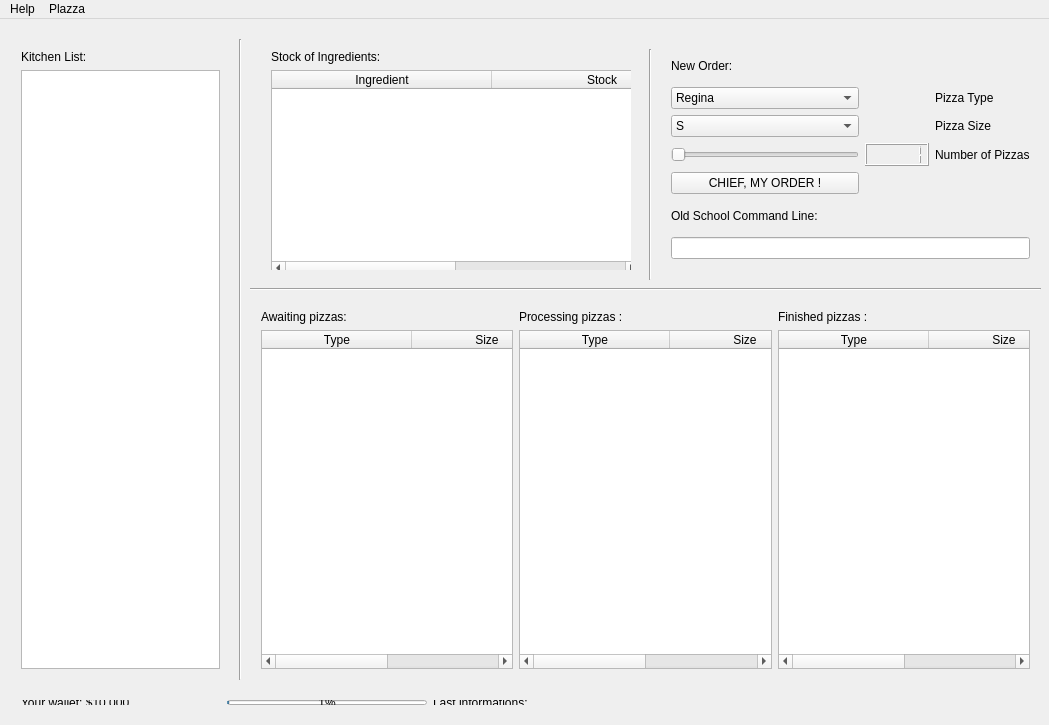
<?xml version="1.0" encoding="UTF-8"?>
<ui version="4.0">
 <class>MainWindow</class>
 <widget class="QMainWindow" name="MainWindow">
  <property name="geometry">
   <rect>
    <x>0</x>
    <y>0</y>
    <width>1049</width>
    <height>725</height>
   </rect>
  </property>
  <property name="windowTitle">
   <string>Plazza</string>
  </property>
  <widget class="QWidget" name="centralWidget">
   <widget class="Line" name="line">
    <property name="geometry">
     <rect>
      <x>230</x>
      <y>20</y>
      <width>20</width>
      <height>641</height>
     </rect>
    </property>
    <property name="orientation">
     <enum>Qt::Vertical</enum>
    </property>
   </widget>
   <widget class="Line" name="line2">
    <property name="geometry">
     <rect>
      <x>250</x>
      <y>260</y>
      <width>791</width>
      <height>21</height>
     </rect>
    </property>
    <property name="orientation">
     <enum>Qt::Horizontal</enum>
    </property>
   </widget>
   <widget class="Line" name="line3">
    <property name="geometry">
     <rect>
      <x>640</x>
      <y>30</y>
      <width>20</width>
      <height>231</height>
     </rect>
    </property>
    <property name="orientation">
     <enum>Qt::Vertical</enum>
    </property>
   </widget>
   <widget class="QWidget" name="gridLayoutWidget">
    <property name="geometry">
     <rect>
      <x>660</x>
      <y>20</y>
      <width>381</width>
      <height>231</height>
     </rect>
    </property>
    <layout class="QGridLayout" name="newOrderLayout">
     <item row="2" column="0">
      <widget class="QComboBox" name="boxPizzaType">
       <item>
        <property name="text">
         <string>Regina</string>
        </property>
       </item>
       <item>
        <property name="text">
         <string>Margarita</string>
        </property>
       </item>
       <item>
        <property name="text">
         <string>Americana</string>
        </property>
       </item>
       <item>
        <property name="text">
         <string>Fantasia</string>
        </property>
       </item>
      </widget>
     </item>
     <item row="3" column="0">
      <widget class="QComboBox" name="boxPizzaSize">
       <item>
        <property name="text">
         <string>S</string>
        </property>
       </item>
       <item>
        <property name="text">
         <string>M</string>
        </property>
       </item>
       <item>
        <property name="text">
         <string>L</string>
        </property>
       </item>
       <item>
        <property name="text">
         <string>XL</string>
        </property>
       </item>
       <item>
        <property name="text">
         <string>XXL</string>
        </property>
       </item>
      </widget>
     </item>
     <item row="4" column="1">
      <widget class="QLCDNumber" name="pizzaNumber">
       <property name="smallDecimalPoint">
        <bool>false</bool>
       </property>
       <property name="intValue" stdset="0">
        <number>1</number>
       </property>
      </widget>
     </item>
     <item row="4" column="2">
      <widget class="QLabel" name="numberOfPizzas">
       <property name="text">
        <string>Number of Pizzas</string>
       </property>
      </widget>
     </item>
     <item row="3" column="2">
      <widget class="QLabel" name="pizzaSize">
       <property name="text">
        <string>Pizza Size</string>
       </property>
      </widget>
     </item>
     <item row="2" column="2">
      <widget class="QLabel" name="pizzaType">
       <property name="text">
        <string>Pizza Type</string>
       </property>
      </widget>
     </item>
     <item row="4" column="0">
      <widget class="QSlider" name="sliderPizzaNumber">
       <property name="minimum">
        <number>1</number>
       </property>
       <property name="orientation">
        <enum>Qt::Horizontal</enum>
       </property>
      </widget>
     </item>
     <item row="7" column="0">
      <widget class="QLabel" name="oldSchool">
       <property name="text">
        <string>Old School Command Line:</string>
       </property>
      </widget>
     </item>
     <item row="6" column="0">
      <widget class="QPushButton" name="buttonOrder">
       <property name="text">
        <string>CHIEF, MY ORDER !</string>
       </property>
      </widget>
     </item>
     <item row="1" column="0">
      <widget class="QLabel" name="newOrder">
       <property name="text">
        <string>New Order:</string>
       </property>
      </widget>
     </item>
     <item row="8" column="0" colspan="3">
      <widget class="QLineEdit" name="linePizzaOrder"/>
     </item>
    </layout>
   </widget>
   <widget class="QWidget" name="gridLayoutWidget_2">
    <property name="geometry">
     <rect>
      <x>260</x>
      <y>20</y>
      <width>371</width>
      <height>231</height>
     </rect>
    </property>
    <layout class="QGridLayout" name="stockLayout">
     <item row="0" column="0">
      <widget class="QLabel" name="stockOfIngredients">
       <property name="text">
        <string>Stock of Ingredients: </string>
       </property>
      </widget>
     </item>
     <item row="1" column="0">
      <widget class="QTableWidget" name="tableStock">
       <property name="enabled">
        <bool>true</bool>
       </property>
       <property name="minimumSize">
        <size>
         <width>369</width>
         <height>206</height>
        </size>
       </property>
       <property name="editTriggers">
        <set>QAbstractItemView::NoEditTriggers</set>
       </property>
       <attribute name="horizontalHeaderDefaultSectionSize">
        <number>220</number>
       </attribute>
       <attribute name="horizontalHeaderMinimumSectionSize">
        <number>100</number>
       </attribute>
       <attribute name="horizontalHeaderStretchLastSection">
        <bool>true</bool>
       </attribute>
       <column>
        <property name="text">
         <string>Ingredient</string>
        </property>
       </column>
       <column>
        <property name="text">
         <string>Stock</string>
        </property>
       </column>
      </widget>
     </item>
    </layout>
   </widget>
   <widget class="QWidget" name="gridLayoutWidget_3">
    <property name="geometry">
     <rect>
      <x>250</x>
      <y>280</y>
      <width>791</width>
      <height>381</height>
     </rect>
    </property>
    <layout class="QGridLayout" name="ordersLayout">
     <item row="0" column="0">
      <widget class="QLabel" name="awaitingPizzas">
       <property name="text">
        <string>Awaiting pizzas:</string>
       </property>
      </widget>
     </item>
     <item row="0" column="2">
      <widget class="QLabel" name="finishedPizzas">
       <property name="text">
        <string>Finished pizzas :</string>
       </property>
      </widget>
     </item>
     <item row="0" column="1">
      <widget class="QLabel" name="processingPizzas">
       <property name="text">
        <string>Processing pizzas :</string>
       </property>
      </widget>
     </item>
     <item row="3" column="0">
      <widget class="QTableWidget" name="tableWaiting">
       <property name="enabled">
        <bool>true</bool>
       </property>
       <property name="editTriggers">
        <set>QAbstractItemView::NoEditTriggers</set>
       </property>
       <attribute name="horizontalHeaderDefaultSectionSize">
        <number>150</number>
       </attribute>
       <attribute name="horizontalHeaderStretchLastSection">
        <bool>true</bool>
       </attribute>
       <column>
        <property name="text">
         <string>Type</string>
        </property>
       </column>
       <column>
        <property name="text">
         <string>Size</string>
        </property>
       </column>
      </widget>
     </item>
     <item row="3" column="1">
      <widget class="QTableWidget" name="tableProcessing">
       <property name="enabled">
        <bool>true</bool>
       </property>
       <property name="editTriggers">
        <set>QAbstractItemView::NoEditTriggers</set>
       </property>
       <attribute name="horizontalHeaderDefaultSectionSize">
        <number>150</number>
       </attribute>
       <attribute name="horizontalHeaderStretchLastSection">
        <bool>true</bool>
       </attribute>
       <column>
        <property name="text">
         <string>Type</string>
        </property>
       </column>
       <column>
        <property name="text">
         <string>Size</string>
        </property>
       </column>
      </widget>
     </item>
     <item row="3" column="2">
      <widget class="QTableWidget" name="tableFinished">
       <property name="enabled">
        <bool>true</bool>
       </property>
       <property name="editTriggers">
        <set>QAbstractItemView::NoEditTriggers</set>
       </property>
       <attribute name="horizontalHeaderDefaultSectionSize">
        <number>150</number>
       </attribute>
       <attribute name="horizontalHeaderStretchLastSection">
        <bool>true</bool>
       </attribute>
       <column>
        <property name="text">
         <string>Type</string>
        </property>
       </column>
       <column>
        <property name="text">
         <string>Size</string>
        </property>
       </column>
      </widget>
     </item>
    </layout>
   </widget>
   <widget class="QWidget" name="gridLayoutWidget_4">
    <property name="geometry">
     <rect>
      <x>10</x>
      <y>20</y>
      <width>221</width>
      <height>641</height>
     </rect>
    </property>
    <layout class="QGridLayout" name="kitchensLayout">
     <item row="0" column="0">
      <widget class="QLabel" name="kitchenList">
       <property name="text">
        <string>Kitchen List: </string>
       </property>
      </widget>
     </item>
     <item row="1" column="0">
      <widget class="QListWidget" name="tableKitchen"/>
     </item>
    </layout>
   </widget>
   <widget class="QWidget" name="horizontalLayoutWidget">
    <property name="geometry">
     <rect>
      <x>10</x>
      <y>670</y>
      <width>1031</width>
      <height>27</height>
     </rect>
    </property>
    <layout class="QHBoxLayout" name="infoLayout">
     <item>
      <widget class="QLabel" name="labelWallet">
       <property name="maximumSize">
        <size>
         <width>200</width>
         <height>100</height>
        </size>
       </property>
       <property name="text">
        <string>Your wallet: $10.000</string>
       </property>
      </widget>
     </item>
     <item>
      <widget class="QProgressBar" name="barAchievment">
       <property name="maximumSize">
        <size>
         <width>200</width>
         <height>100</height>
        </size>
       </property>
       <property name="value">
        <number>1</number>
       </property>
      </widget>
     </item>
     <item>
      <widget class="QLabel" name="labelInfos">
       <property name="text">
        <string>Last informations: </string>
       </property>
      </widget>
     </item>
    </layout>
   </widget>
  </widget>
  <widget class="QMenuBar" name="menuPlazza">
   <property name="geometry">
    <rect>
     <x>0</x>
     <y>0</y>
     <width>1049</width>
     <height>25</height>
    </rect>
   </property>
   <widget class="QMenu" name="menuMainWindow">
    <property name="title">
     <string>Plazza</string>
    </property>
    <addaction name="actionAchievment"/>
    <addaction name="separator"/>
    <addaction name="actionQuit"/>
   </widget>
   <widget class="QMenu" name="menuHelp">
    <property name="title">
     <string>Help</string>
    </property>
    <addaction name="actionOpenMan"/>
    <addaction name="actionOpenQt"/>
    <addaction name="actionOpenLog"/>
   </widget>
   <addaction name="menuHelp"/>
   <addaction name="menuMainWindow"/>
  </widget>
  <action name="actionAbout">
   <property name="text">
    <string>About</string>
   </property>
  </action>
  <action name="actionQuit">
   <property name="text">
    <string>Quit</string>
   </property>
   <property name="shortcut">
    <string>Esc</string>
   </property>
  </action>
  <action name="actionNew_command">
   <property name="text">
    <string>New command</string>
   </property>
  </action>
  <action name="actionOpenMan">
   <property name="enabled">
    <bool>true</bool>
   </property>
   <property name="text">
    <string>About Plazza</string>
   </property>
   <property name="shortcut">
    <string>F1</string>
   </property>
   <property name="visible">
    <bool>true</bool>
   </property>
  </action>
  <action name="actionOpenLog">
   <property name="text">
    <string>Open Logs</string>
   </property>
   <property name="shortcut">
    <string>F3</string>
   </property>
  </action>
  <action name="actionAchievment">
   <property name="enabled">
    <bool>false</bool>
   </property>
   <property name="text">
    <string>Reach $1.000.000 to unlock</string>
   </property>
  </action>
  <action name="actionOpenQt">
   <property name="text">
    <string>About Qt</string>
   </property>
   <property name="shortcut">
    <string>F2</string>
   </property>
  </action>
 </widget>
 <layoutdefault spacing="6" margin="11"/>
 <resources/>
 <connections/>
</ui>
